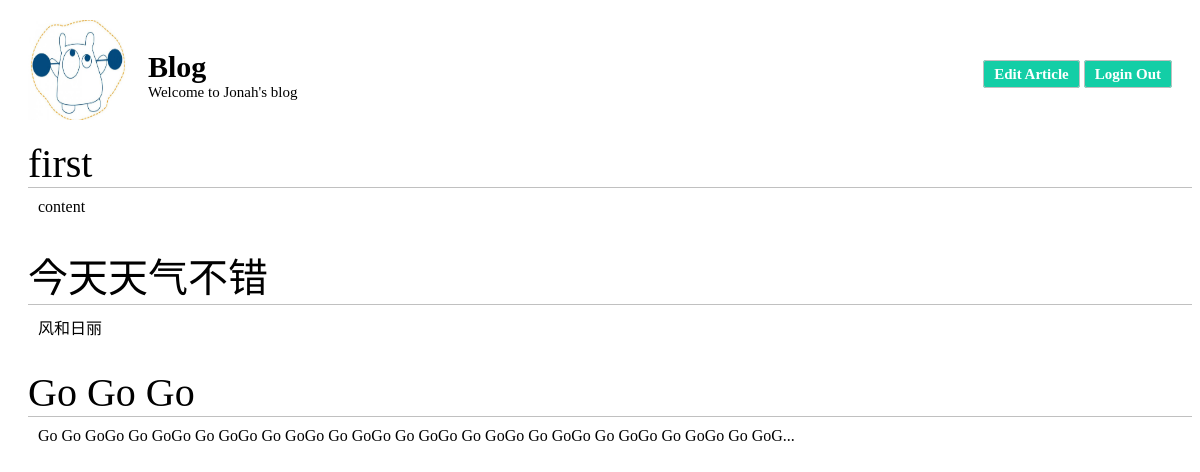
Page / (signed in) on the earlier database version.
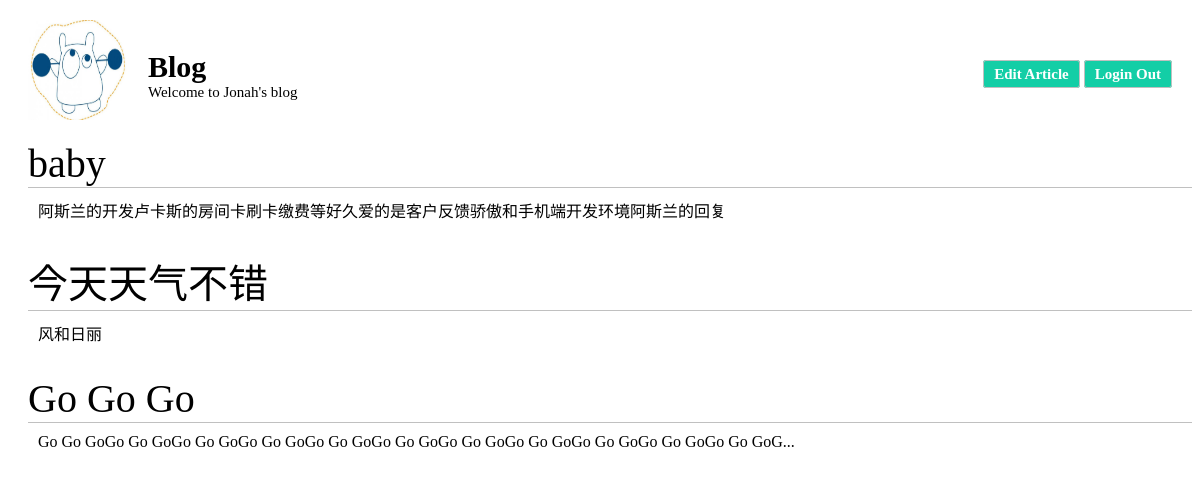
Same page on the later database version.
### blog/models.py (models this page shows)
class Article(models.Model):
    id = models.AutoField(primary_key=True)
    title = models.CharField(max_length=50)
    author = models.CharField(max_length=30)
    date = models.DateField()
    content = models.TextField()

### blog/views.py (the view)
# urls.py: url(r'^$',views.index),
def index(request):
    context = {}
    context['name'] = Constant.BLOG_NAME
    context['desc'] = Constant.BLOG_DESC
    if Constant.SESSION_KEY in request.COOKIES:
        context['username'] = request.COOKIES[Constant.SESSION_KEY]
    if 'username' in request.session:
        context['username'] = request.session['username']
    if Constant.SESSION_KEY in request.COOKIES or 'username' in request.session:
        un = context['username']
        all_article = Article.objects.all().filter(author=un)
        context['article'] = all_article
        print(all_article)
    return render(request  ,'index.html',context)

### templates/index.html (shortened to what this page needs)
<html>
<head>
    <link rel="stylesheet" href="/static/css/home.css" type="text/css" charset="utf-8">
</head>
<body>
<div class="title">
    <div class="title_left">
        <a href="#"><img class="img-thumbnail" id="icon" src="/static/images/icon.jpg"></a>
    </div>
    <div class="title_right">
        <span id="name">{{ name }}</span>
        <span id="desc">{{ desc }}</span>
    </div>
    {% if username %}
        <div class="title_end">
            <a href="/edit" style="text-decoration: none"><span id="login">Edit Article</span> </a>
            <a href="/login?out=true" style="text-decoration:none"><span id="login">Login Out</span></a>
        </div>
    {% else %}
        <div class="title_end">
            <a href="/register" style="text-decoration: none"><span id="login">Register</span> </a>
            <a href="/login" style="text-decoration:none"><span id="login">Login</span></a>
        </div>
    {% endif %}
</div>
{% if article %}
    {% for art in article %}
        <div class="div_article">
            <span class="article"><a style="text-decoration: none; color: black"
                                     href="/show?article={{ art.id }}">{{ art.title }}</a></span>
            <span class="content">{{ art.content }}</span>
        </div>
    {% endfor %}
{% endif %}
</body>
</html>

Differences in the rows shown:
changed Article: title "first" → "baby"; content "content" → "阿斯兰的开发卢卡斯的房间卡刷卡缴费等好久爱的是客户反馈骄傲和手机端开发环境阿斯兰的回复"
